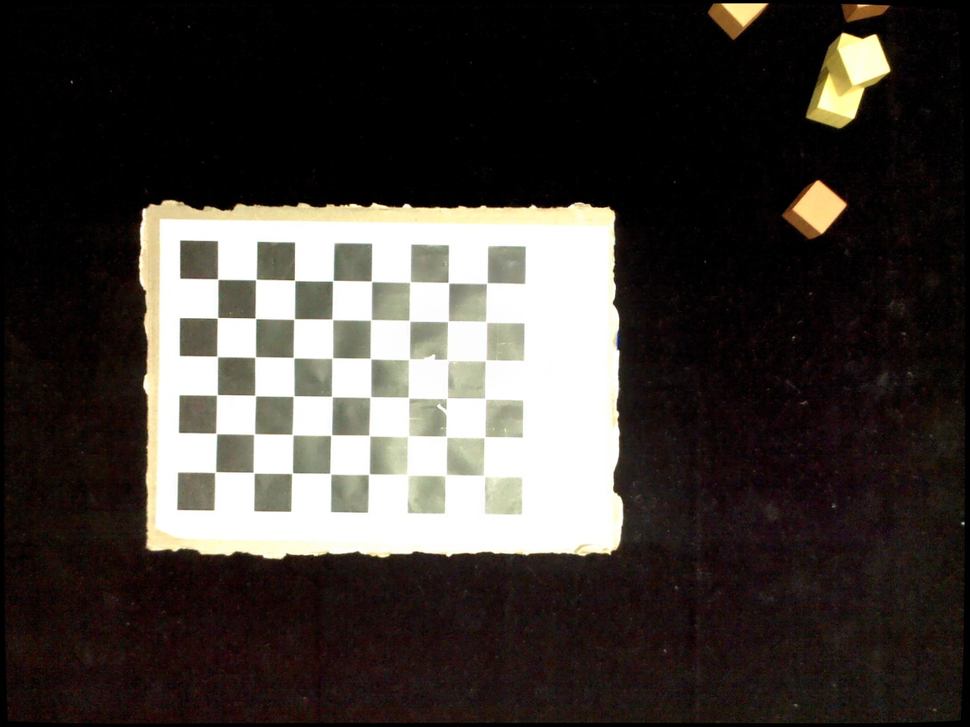
#> input picture Assignment4/checker2022-11-18 19:08:53.051713.png, 970 x 727 px, shrunk from 1280 x 960 before the run; its folder holds only this picture in this run
$ python part_a.py
#> lines starting #> are read from the running program, lines starting #| are printed output that depends on the picture; after the words box and inside, x2 and y2 are one past the last pixel; in counts of white or black regions, pixels touching at a corner belong together
import glob

import cv2 as cv
import numpy as np


def main():
    # Checkerboard grid
    objp = np.zeros((6 * 8, 3), np.float32)
    objp[:, :2] = np.mgrid[0:8, 0:6].T.reshape(-1, 2)

    # Array of checkerboard grids
    object_points = []
    # Array of checkerboard corners found in distorted images
    image_points = []
    # Find all PNG files in folder
    file_names = glob.glob(f'checker*.png')
    print(file_names)
    # Find corners for all distorted images
    for file_name in file_names:
        # Find corners
        ret, imgp = find_image_points(file_name, draw_image_points=True)
        if ret:
            # If corners are found, append to arrays
            object_points.append(objp)
            image_points.append(imgp)

    # Get camera parameters
    shape = cv.imread(file_names[0]).shape[-2:-4:-1]
    print(f"Shape: {shape}")
    _, camera_matrix, distortion_coefficients, rotation_vectors, translation_vectors = cv.calibrateCamera(object_points,
                                                                                                          image_points,
                                                                                                          shape,
                                                                                                          None,
                                                                                                          None)

    # Print camera matrix and
    print()
    print(f"Camera Matrix:\n{camera_matrix}")
    print()
    print(f"Distortion Coefficients:\n{distortion_coefficients}")
    print()


# def undistort(_file_name, _mtx, _dist, _save_uncropped=False):
#     """
#     Undistort the image with the given filename using the given camera parameters.
#     :param _file_name: filename of the image
#     :param _mtx: camera matrix
#     :param _dist: distortion coefficients
#     :param _save_uncropped: save uncropped image
#     :return: None
#     """
#     _img = cv.imread(_file_name)
#     h, w = _img.shape[:2]
#     new_camera_mtx, roi = cv.getOptimalNewCameraMatrix(_mtx, _dist, (w, h), 1, (w, h))
#     dst = cv.undistort(_img, _mtx, _dist, None, new_camera_mtx)
#
#     # if _save_uncropped:
#     #     cv.imwrite(f'undistorted/{_file_name[:-4]}-uncropped.png', dst)
#
#     # Crop image
#     x, y, w, h = roi
#     dst = dst[y:y + h, x:x + w]
#     # cv.imwrite(f'undistorted/{_file_name[:-4]}-undistorted.png', dst)


def find_image_points(_file_name, draw_image_points=False):
    """
    Fin the image points on the picture of a checkerboard.
    :param _file_name: filename of the image
    :param draw_image_points: save the image with the corners drawn onto it
    :return: tuple with boolean if process was successful and image points if it was
    """
#> called with _file_name = 'checker2022-11-18 19:08:53.051713.png', draw_image_points = True
    _imgp = None
    image = cv.imread(_file_name)
#> image is the input picture: shape (727, 970, 3); mean B, G, R 56.1, 60.3, 65.6
    gray = cv.cvtColor(image, cv.COLOR_BGR2GRAY)
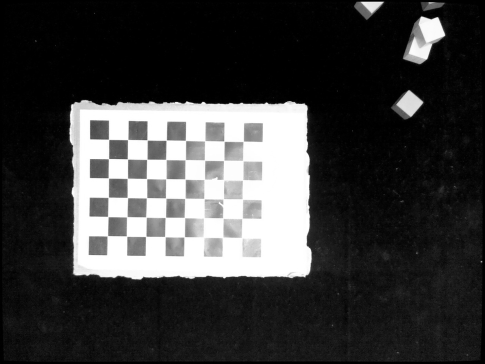
#> gray: shape (727, 970) (shown at 1/2 size); min 0, max 255, mean 61.4
    success, corners = cv.findChessboardCorners(gray, (8, 6), None)
#> success = True; corners = 48 rows, first 8: [218, 279], [255.8, 279.3], [294.6, 280.2], [332.8, 280.7], [371.2, 281.1], [410.2, 282.1], [448, 282.8], [487.2, 282.9]
    if success:
        _imgp = cv.cornerSubPix(gray,
                                corners,
                                (11, 11),
                                (-1, -1),
                                (cv.TERM_CRITERIA_EPS + cv.TERM_CRITERIA_MAX_ITER, 30, 0.001))
        if draw_image_points:
            cv.drawChessboardCorners(image, (8, 6), _imgp, True)
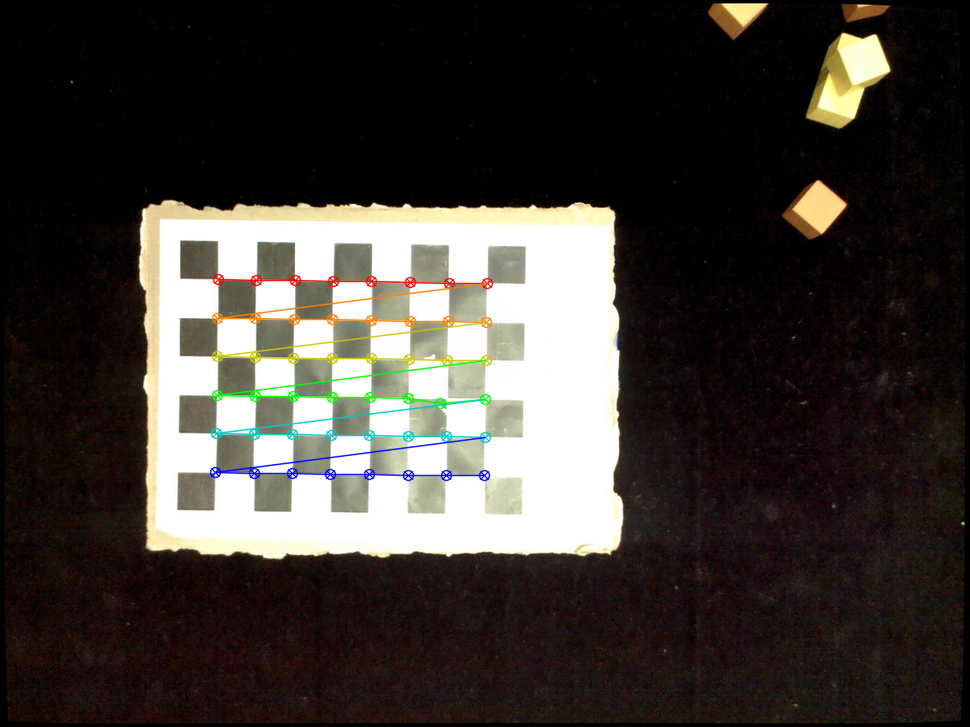
#> image: shape (727, 970, 3); 1.77% of pixels changed, all inside (x1, y1, x2, y2) = (209, 273, 494, 482)
            cv.imwrite(f'corners-{_file_name[:-4]}.png', image)

    else:
        print('FAILED')

    return success, _imgp


if __name__ == "__main__":
    main()
#> in main, `ret, imgp = find_image_points(file_name, draw_image_points=True)`: ret = True; imgp = 48 rows, first 8: [217.7, 279.1], [255.8, 279.6], [294.6, 280.4], [332.8, 280.7], [371.4, 281.2], [410.2, 282.1], [448.5, 282.8], [487, 283]
#> in main, `shape = cv.imread(file_names[0]).shape[-2:-4:-1]`: shape = (970, 727)
#| Shape: (970, 727)
#> in main, `_, camera_matrix, distortion_coefficients, rotation_vectors, translati..`: camera_matrix = [[3723.2, 0, 452.5], [0, 3732.5, 413.5], [0, 0, 1]]; distortion_coefficients = [[8.37, -822.8, 0.0138, 0.0975, -8.45]]; rotation_vectors = ([0.068, 0.0084, 0.0152],); translation_vectors = ([-6.12, -3.48, 97.14],)
#| Camera Matrix:
#| [[3.72322090e+03 0.00000000e+00 4.52493553e+02]
#|  [0.00000000e+00 3.73249198e+03 4.13475113e+02]
#|  [0.00000000e+00 0.00000000e+00 1.00000000e+00]]
#| Distortion Coefficients:
#| [[ 8.36788603e+00 -8.22817628e+02  1.37832902e-02  9.75035181e-02
#|   -8.45109889e+00]]

$ run again, on Assignment4/checker2022-11-18 19:09:11.587884.png
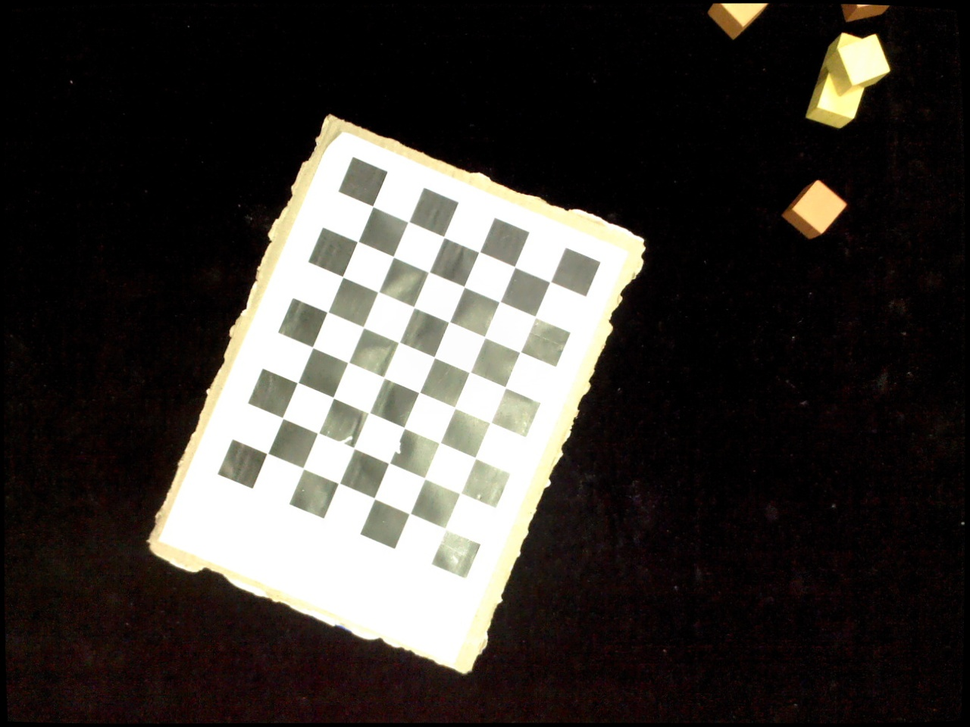
#> input picture Assignment4/checker2022-11-18 19:09:11.587884.png, 970 x 727 px, shrunk from 1280 x 960 before the run
#> in find_image_points, image is the input picture: shape (727, 970, 3); mean B, G, R 53.4, 57.6, 61.3
#> in find_image_points, `gray = cv.cvtColor(image, cv.COLOR_BGR2GRAY)`:
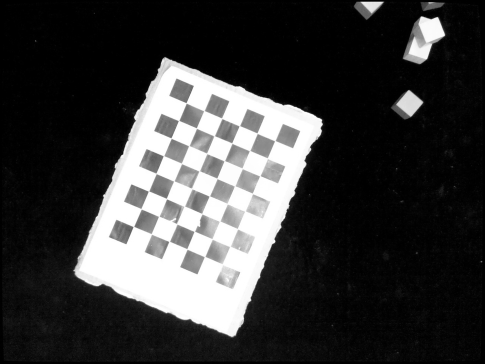
#> gray: shape (727, 970) (shown at 1/2 size); min 0, max 255, mean 58.2
#> success = True; corners = 48 rows, first 8: [266.9, 453.6], [282.6, 418], [297.5, 382.6], [312.4, 347], [327.1, 312.3], [342.6, 276.6], [357.7, 241.5], [372.6, 206]
#> in find_image_points, `cv.drawChessboardCorners(image, (8, 6), _imgp, True)`:
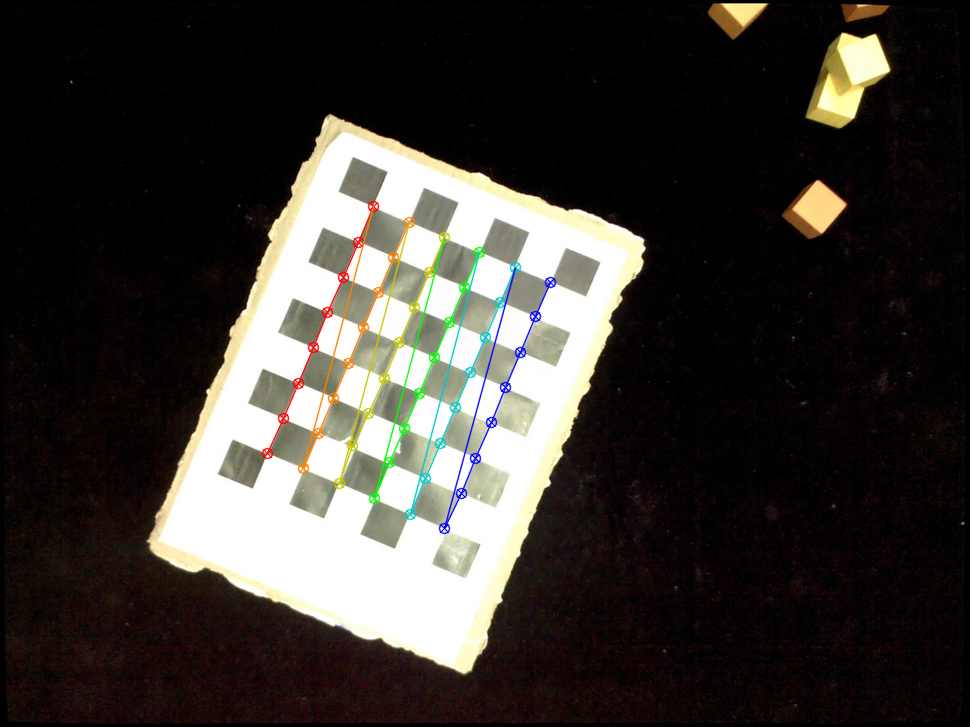
#> image: shape (727, 970, 3); 1.73% of pixels changed, all inside (x1, y1, x2, y2) = (261, 200, 557, 535)
#> ret = True; imgp = 48 rows, first 8: [267.3, 453.4], [282.6, 418.1], [297.6, 382.6], [312.5, 347.2], [327.3, 312.2], [342.6, 276.7], [357.7, 241.6], [372.7, 206.2]
#> shape = (970, 727)
#| Shape: (970, 727)
#> camera_matrix = [[11194.8, 0, 487.5], [0, 11160.8, 376.9], [0, 0, 1]]; distortion_coefficients = [[4.42, -0.055, -0.0264, -0.0165, -3.61e-05]]; rotation_vectors = ([-0.0675, -0.0799, -1.17],); translation_vectors = ([-5.7, 1.98, 290.4],)
#| Camera Matrix:
#| [[1.11948050e+04 0.00000000e+00 4.87485051e+02]
#|  [0.00000000e+00 1.11608325e+04 3.76852552e+02]
#|  [0.00000000e+00 0.00000000e+00 1.00000000e+00]]
#| Distortion Coefficients:
#| [[ 4.42336865e+00 -5.50486668e-02 -2.63830914e-02 -1.64703388e-02
#|   -3.61427907e-05]]

$ run again, on Assignment4/checker2022-11-18 19:09:14.828327.png
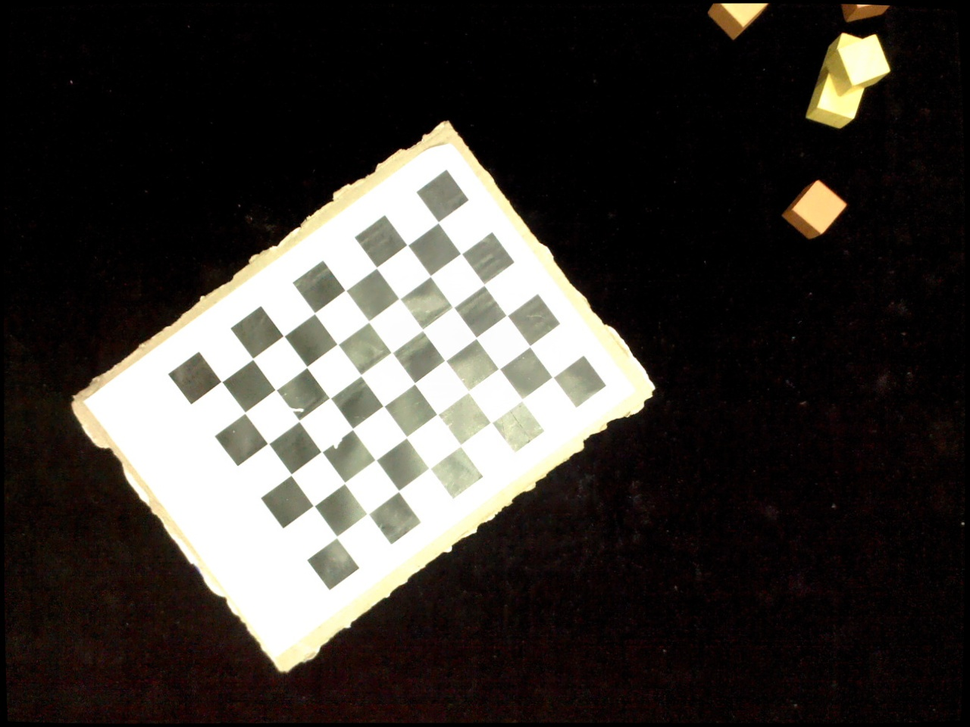
#> input picture Assignment4/checker2022-11-18 19:09:14.828327.png, 970 x 727 px, shrunk from 1280 x 960 before the run
#> in find_image_points, image is the input picture: shape (727, 970, 3); mean B, G, R 53, 57.4, 61.2
#> in find_image_points, `gray = cv.cvtColor(image, cv.COLOR_BGR2GRAY)`:
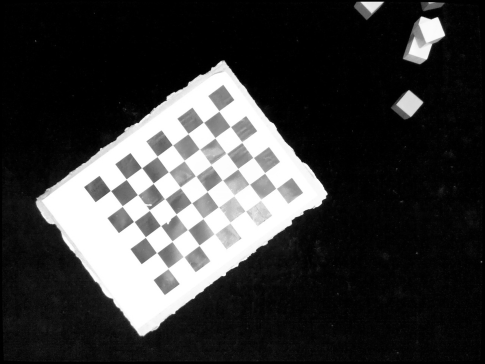
#> gray: shape (727, 970) (shown at 1/2 size); min 0, max 255, mean 58
#> success = True; corners = 48 rows, first 8: [221.3, 381.5], [252.3, 358.7], [283.4, 335.9], [314.4, 312.9], [345.3, 290.4], [376.5, 268], [407.3, 244.5], [437.2, 221.3]
#> in find_image_points, `cv.drawChessboardCorners(image, (8, 6), _imgp, True)`:
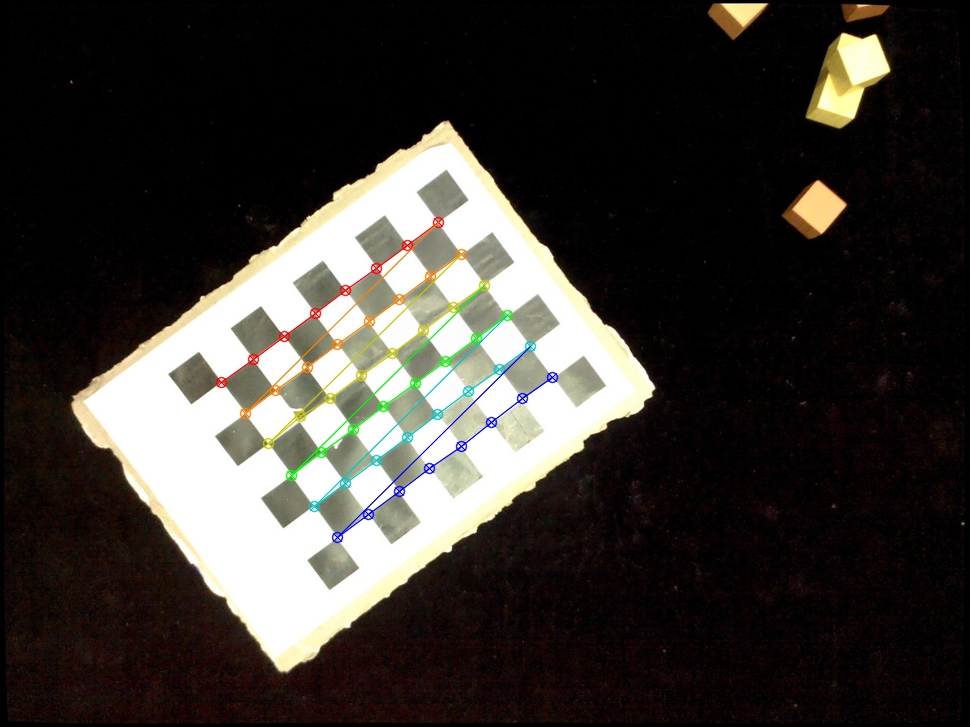
#> image: shape (727, 970, 3); 1.53% of pixels changed, all inside (x1, y1, x2, y2) = (215, 216, 559, 544)
#> ret = True; imgp = 48 rows, first 8: [221.3, 381.5], [252.7, 358.8], [283.6, 335.9], [314.6, 313.1], [345.2, 290.1], [376.5, 267.6], [407.2, 244.8], [438.3, 222.4]
#> shape = (970, 727)
#| Shape: (970, 727)
#> camera_matrix = [[5867.8, 0, 422.1], [0, 5809.5, 354.7], [0, 0, 1]]; distortion_coefficients = [[-4.46, 5884.1, -0.0108, 0.046, 11.94]]; rotation_vectors = ([-0.00579, -0.151, -0.635],); translation_vectors = ([-5.15, 0.688, 150.3],)
#| Camera Matrix:
#| [[5.86777330e+03 0.00000000e+00 4.22097031e+02]
#|  [0.00000000e+00 5.80947740e+03 3.54727519e+02]
#|  [0.00000000e+00 0.00000000e+00 1.00000000e+00]]
#| Distortion Coefficients:
#| [[-4.46308148e+00  5.88405233e+03 -1.08450403e-02  4.60469011e-02
#|    1.19403976e+01]]
